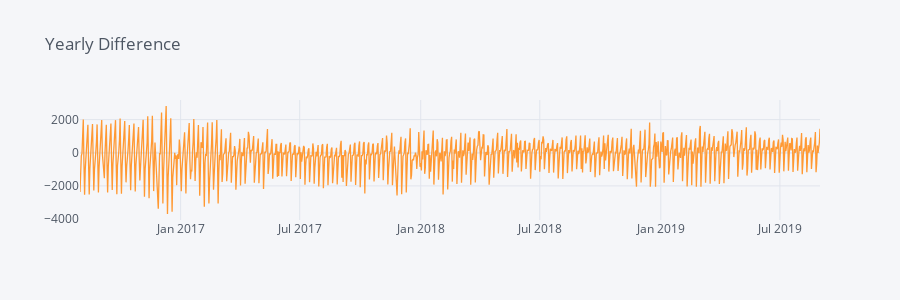

This figure's notebook cell:
### Markdown cell above
Plot again by exluding the three special days spotted above. No more special days stand out.

### Code cell
# Plot YoY differences by excluding some special variable days
d = model_1.data[(model_1.data['sd_v_thanksg'] != 1) 
                 & (model_1.data['sd_v_thanksg_plus_one'] != 1)
                 & (model_1.data['sd_v_easter'] != 1)].copy()
d.reset_index(drop=True, inplace=True)

# Create a new yearly difference column using the method yearly_diff
model_1.yearly_diff(data=d, datecol='Dates', col='PX_MID', newcol='PX_MID_YD_2')                     
d.dropna(subset=['PX_MID_YD_2']).iplot(y='PX_MID_YD_2', x='Dates', 
                                       dimensions=(900, 300), 
                                       title = 'Yearly Difference');

### Figure 1 — Plotly figure (JSON) as saved in the notebook; plotly's stock layout.template omitted (floating-point values rounded to 4 significant figures; data arrays with more than 128 entries replaced by an {"elided": "..."} marker saying what was removed)
{"data": [{"line": {"color": "rgba(255, 153, 51, 1.0)", "dash": "solid", "shape": "linear", "width": 1.3}, "mode": "lines", "name": "PX_MID_YD_2", "text": "", "type": "scatter", "x": {"elided": "1110 str values"}, "y": {"elided": "1110 int values"}}], "layout": {"height": 300, "legend": {"bgcolor": "#F5F6F9", "font": {"color": "#4D5663"}}, "paper_bgcolor": "#F5F6F9", "plot_bgcolor": "#F5F6F9", "title": {"font": {"color": "#4D5663"}, "text": "Yearly Difference"}, "width": 900, "xaxis": {"gridcolor": "#E1E5ED", "showgrid": true, "tickfont": {"color": "#4D5663"}, "title": {"font": {"color": "#4D5663"}, "text": ""}, "zerolinecolor": "#E1E5ED"}, "yaxis": {"gridcolor": "#E1E5ED", "showgrid": true, "tickfont": {"color": "#4D5663"}, "title": {"font": {"color": "#4D5663"}, "text": ""}, "zerolinecolor": "#E1E5ED"}}}
